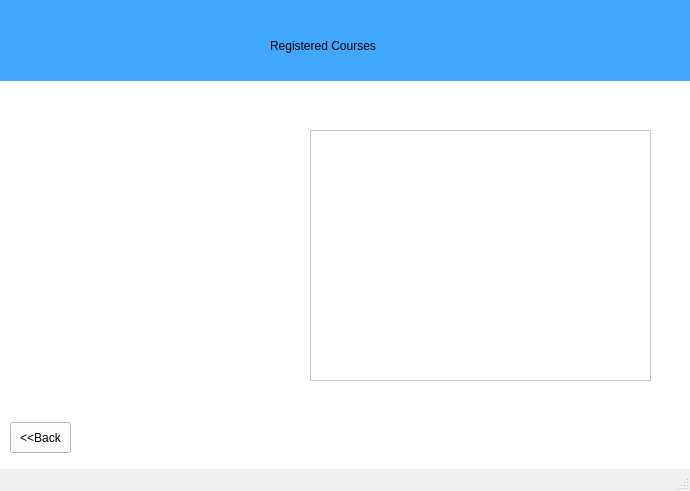
<?xml version="1.0" encoding="UTF-8"?>
<ui version="4.0">
 <class>CourseRegistered</class>
 <widget class="QMainWindow" name="CourseRegistered">
  <property name="geometry">
   <rect>
    <x>0</x>
    <y>0</y>
    <width>690</width>
    <height>491</height>
   </rect>
  </property>
  <property name="windowTitle">
   <string>MainWindow</string>
  </property>
  <widget class="QWidget" name="centralwidget">
   <widget class="QWidget" name="LoginPage" native="true">
    <property name="enabled">
     <bool>true</bool>
    </property>
    <property name="geometry">
     <rect>
      <x>0</x>
      <y>0</y>
      <width>691</width>
      <height>471</height>
     </rect>
    </property>
    <property name="autoFillBackground">
     <bool>false</bool>
    </property>
    <property name="styleSheet">
     <string notr="true">background-color: rgb(255, 255, 255);</string>
    </property>
    <property name="inputMethodHints">
     <set>Qt::ImhNone</set>
    </property>
    <widget class="QWidget" name="widget_3" native="true">
     <property name="geometry">
      <rect>
       <x>0</x>
       <y>0</y>
       <width>691</width>
       <height>81</height>
      </rect>
     </property>
     <property name="styleSheet">
      <string notr="true">background-color: rgb(66, 167, 255);</string>
     </property>
     <widget class="QLabel" name="label_2">
      <property name="geometry">
       <rect>
        <x>270</x>
        <y>30</y>
        <width>161</width>
        <height>31</height>
       </rect>
      </property>
      <property name="styleSheet">
       <string notr="true">font: 63 14pt &quot;Sitka Display Semibold&quot;;
background-color: rgb(66, 167, 255);
</string>
      </property>
      <property name="text">
       <string>Registered Courses</string>
      </property>
     </widget>
    </widget>
    <widget class="QScrollArea" name="scrollArea">
     <property name="geometry">
      <rect>
       <x>310</x>
       <y>130</y>
       <width>341</width>
       <height>251</height>
      </rect>
     </property>
     <property name="widgetResizable">
      <bool>true</bool>
     </property>
     <widget class="QWidget" name="Content">
      <property name="geometry">
       <rect>
        <x>0</x>
        <y>0</y>
        <width>339</width>
        <height>249</height>
       </rect>
      </property>
      <widget class="QLabel" name="Content_Data">
       <property name="geometry">
        <rect>
         <x>20</x>
         <y>10</y>
         <width>381</width>
         <height>241</height>
        </rect>
       </property>
       <property name="text">
        <string/>
       </property>
       <property name="scaledContents">
        <bool>false</bool>
       </property>
       <property name="wordWrap">
        <bool>true</bool>
       </property>
      </widget>
     </widget>
    </widget>
    <widget class="QPushButton" name="pushButton">
     <property name="geometry">
      <rect>
       <x>10</x>
       <y>422</y>
       <width>61</width>
       <height>31</height>
      </rect>
     </property>
     <property name="styleSheet">
      <string notr="true"/>
     </property>
     <property name="text">
      <string>&lt;&lt;Back</string>
     </property>
    </widget>
    <widget class="QLabel" name="label_3">
     <property name="geometry">
      <rect>
       <x>40</x>
       <y>120</y>
       <width>221</width>
       <height>251</height>
      </rect>
     </property>
     <property name="text">
      <string/>
     </property>
     <property name="pixmap">
      <pixmap>C:/Users/dell/Downloads/Umt_logo.png</pixmap>
     </property>
     <property name="scaledContents">
      <bool>true</bool>
     </property>
    </widget>
   </widget>
  </widget>
  <widget class="QMenuBar" name="menubar">
   <property name="geometry">
    <rect>
     <x>0</x>
     <y>0</y>
     <width>690</width>
     <height>21</height>
    </rect>
   </property>
  </widget>
  <widget class="QStatusBar" name="statusbar"/>
 </widget>
 <resources/>
 <connections/>
</ui>
